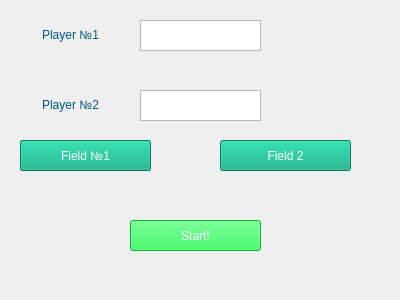
<?xml version="1.0" encoding="UTF-8"?>
<ui version="4.0">
 <class>Autorize</class>
 <widget class="QDialog" name="Autorize">
  <property name="geometry">
   <rect>
    <x>0</x>
    <y>0</y>
    <width>400</width>
    <height>300</height>
   </rect>
  </property>
  <property name="windowTitle">
   <string>Dialog</string>
  </property>
  <widget class="QLabel" name="label">
   <property name="geometry">
    <rect>
     <x>-10</x>
     <y>20</y>
     <width>161</width>
     <height>31</height>
    </rect>
   </property>
   <property name="styleSheet">
    <string notr="true">color: rgb(0, 85, 127);
font: 10pt &quot;Snap ITC&quot;;</string>
   </property>
   <property name="text">
    <string>&lt;html&gt;&lt;head/&gt;&lt;body&gt;&lt;p align=&quot;center&quot;&gt;Player №1&lt;/p&gt;&lt;/body&gt;&lt;/html&gt;</string>
   </property>
  </widget>
  <widget class="QLabel" name="label_2">
   <property name="geometry">
    <rect>
     <x>-10</x>
     <y>90</y>
     <width>161</width>
     <height>31</height>
    </rect>
   </property>
   <property name="styleSheet">
    <string notr="true">color: rgb(0, 85, 127);
font: 10pt &quot;Snap ITC&quot;;</string>
   </property>
   <property name="text">
    <string>&lt;html&gt;&lt;head/&gt;&lt;body&gt;&lt;p align=&quot;center&quot;&gt;Player №2&lt;/p&gt;&lt;/body&gt;&lt;/html&gt;</string>
   </property>
  </widget>
  <widget class="QTextEdit" name="textEdit">
   <property name="geometry">
    <rect>
     <x>140</x>
     <y>20</y>
     <width>121</width>
     <height>31</height>
    </rect>
   </property>
  </widget>
  <widget class="QTextEdit" name="textEdit_2">
   <property name="geometry">
    <rect>
     <x>140</x>
     <y>90</y>
     <width>121</width>
     <height>31</height>
    </rect>
   </property>
  </widget>
  <widget class="QPushButton" name="pushButton">
   <property name="geometry">
    <rect>
     <x>20</x>
     <y>140</y>
     <width>131</width>
     <height>31</height>
    </rect>
   </property>
   <property name="styleSheet">
    <string notr="true">background-color: rgb(3, 62, 255);
font: 75 10pt &quot;MS Sans Serif&quot;;
color: rgb(255, 255, 255);</string>
   </property>
   <property name="text">
    <string>Accept</string>
   </property>
  </widget>
  <widget class="QPushButton" name="pushButton_2">
   <property name="geometry">
    <rect>
     <x>20</x>
     <y>140</y>
     <width>131</width>
     <height>31</height>
    </rect>
   </property>
   <property name="styleSheet">
    <string notr="true">background-color: rgb(0, 170, 127);
font: 75 10pt &quot;MS Sans Serif&quot;;
color: rgb(255, 255, 255);</string>
   </property>
   <property name="text">
    <string>Field №1</string>
   </property>
  </widget>
  <widget class="QPushButton" name="pushButton_3">
   <property name="geometry">
    <rect>
     <x>220</x>
     <y>140</y>
     <width>131</width>
     <height>31</height>
    </rect>
   </property>
   <property name="styleSheet">
    <string notr="true">background-color: rgb(0, 170, 127);
font: 75 10pt &quot;MS Sans Serif&quot;;
color: rgb(255, 255, 255);</string>
   </property>
   <property name="text">
    <string>Field 2</string>
   </property>
  </widget>
  <widget class="QPushButton" name="pushButton_4">
   <property name="geometry">
    <rect>
     <x>130</x>
     <y>220</y>
     <width>131</width>
     <height>31</height>
    </rect>
   </property>
   <property name="styleSheet">
    <string notr="true">background-color: rgb(0, 255, 59);
font: 75 10pt &quot;MS Sans Serif&quot;;
color: rgb(255, 255, 255);</string>
   </property>
   <property name="text">
    <string>Start!</string>
   </property>
  </widget>
 </widget>
 <resources/>
 <connections/>
</ui>
